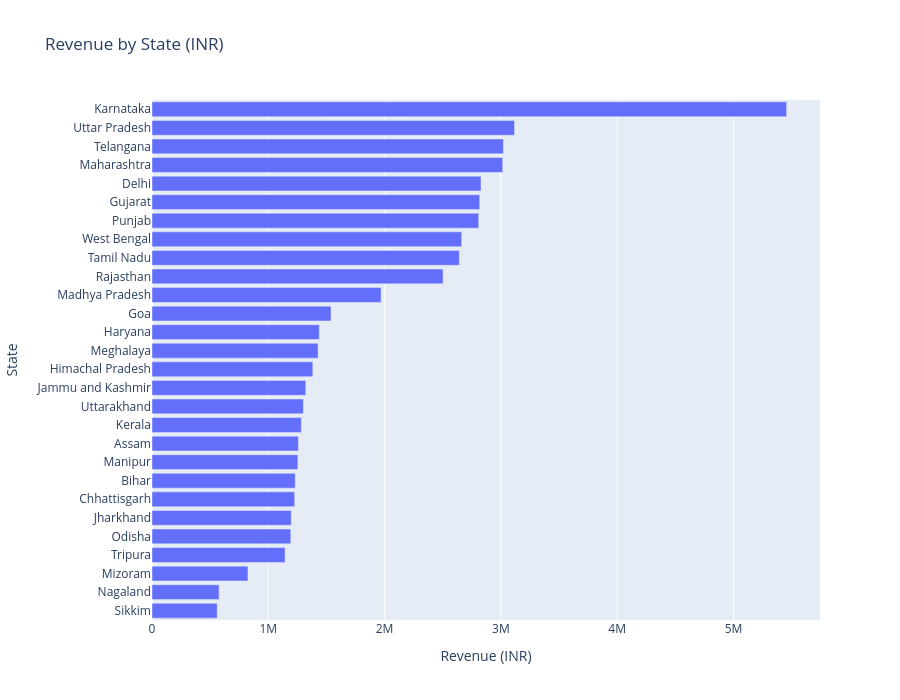

The notebook cell saved with this chart:
### Markdown cell above
<h3>Total Sales BY State</h3>

### Code cell
fig = px.bar(
    df.groupby("State", as_index=False)["Price (INR)"].sum()
      .sort_values("Price (INR)", ascending=True),    # ascending → smallest at top (classic horizontal)
    x="Price (INR)",
    y="State",
    orientation="h",
    title="Revenue by State (INR)"
)

fig.update_layout(
    height=700,
    xaxis_title="Revenue (INR)",
    yaxis_title="State",
)

fig.show()

### Figure 1 — Plotly figure (JSON) as saved in the notebook; plotly's stock layout.template omitted (floating-point values rounded to 4 significant figures)
{"data": [{"hovertemplate": "Price (INR)=%{x}<br>State=%{y}<extra></extra>", "legendgroup": "", "marker": {"color": "#636efa", "pattern": {"shape": ""}}, "name": "", "orientation": "h", "showlegend": false, "textposition": "auto", "type": "bar", "x": [561000.0, 576800.0, 824900.0, 1144000.0, 1194000.0, 1197000.0, 1227000.0, 1232000.0, 1254000.0, 1259000.0, 1284000.0, 1302000.0, 1323000.0, 1383000.0, 1428000.0, 1438000.0, 1539000.0, 1970000.0, 2503000.0, 2643000.0, 2663000.0, 2809000.0, 2818000.0, 2829000.0, 3016000.0, 3022000.0, 3117000.0, 5457000.0], "xaxis": "x", "y": ["Sikkim", "Nagaland", "Mizoram", "Tripura", "Odisha", "Jharkhand", "Chhattisgarh", "Bihar", "Manipur", "Assam", "Kerala", "Uttarakhand", "Jammu and Kashmir", "Himachal Pradesh", "Meghalaya", "Haryana", "Goa", "Madhya Pradesh", "Rajasthan", "Tamil Nadu", "West Bengal", "Punjab", "Gujarat", "Delhi", "Maharashtra", "Telangana", "Uttar Pradesh", "Karnataka"], "yaxis": "y"}], "layout": {"barmode": "relative", "height": 700, "legend": {"tracegroupgap": 0}, "title": {"text": "Revenue by State (INR)"}, "xaxis": {"anchor": "y", "domain": [0, 1], "title": {"text": "Revenue (INR)"}}, "yaxis": {"anchor": "x", "domain": [0, 1], "title": {"text": "State"}}}}
